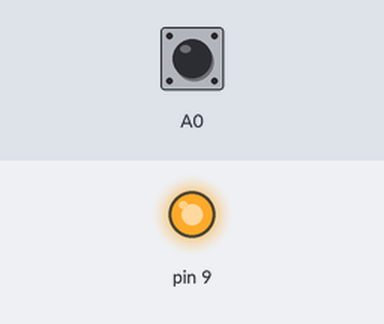
Bench run of a sketch on a simulated Arduino Uno, built with avr-gcc and run on an emulated ATmega328P. On the bench: output pins drawn as LEDs (lit = HIGH). The inputs (shaded band) are chosen by the test bench; at power-on: A0 LOW.

Above: at 1.2 s.
1.3 s: A0 pulled HIGH for 1 s
At 2.9 s:
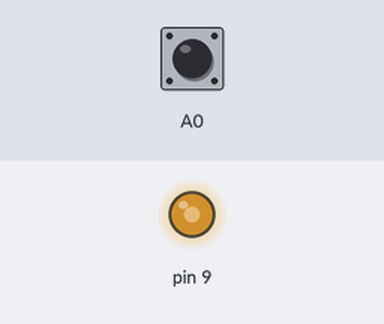
3.8 s: A0 pulled HIGH for 3.2 s
At 4.3 s:
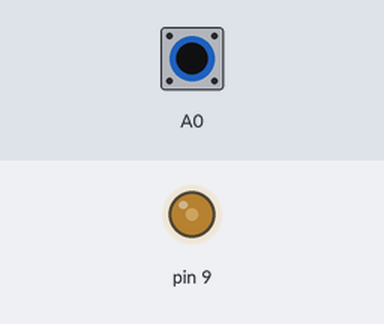
Timing chart, 0 to 8.3 s (numbered marks = the images above; inputs shaded):
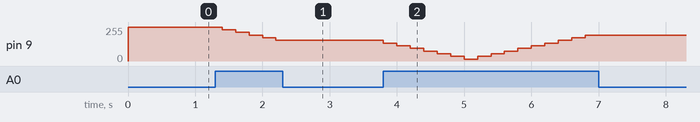

Measured:
- after the input at 1.3 s, pin 9: moves from 255/255 to 155/255 over 0.80 s, starting after 0.10 s
- after the input at 3.8 s, pin 9: 155/255 → 135/255 at once, → 115/255 0.20 s later, → 95/255 0.20 s later, → 75/255 0.20 s later, … (16 changes in this stretch)

The sketch:

lightdimbright.ino
```cpp
#include <TimedAction.h>


void checkButton();
TimedAction ButtonCheck=TimedAction(200,checkButton);

void setup() {

}

int pwmval=255;
int dir=0;

void loop() {
  ButtonCheck.check();
  analogWrite(9,pwmval);
}

void checkButton(){
   if(digitalRead(A0)==HIGH){
      if(pwmval>=235 && dir==1){
        pwmval=pwmval+20;
        dir=0;
        return;
      }
      if(pwmval<=40 && dir==0){
        dir=1;
        pwmval=pwmval-20;
        return;
      }
      if(dir==0){
        pwmval=pwmval-20;
      }
      if(dir==1){
        pwmval=pwmval+20;
      }
   }
}
```
